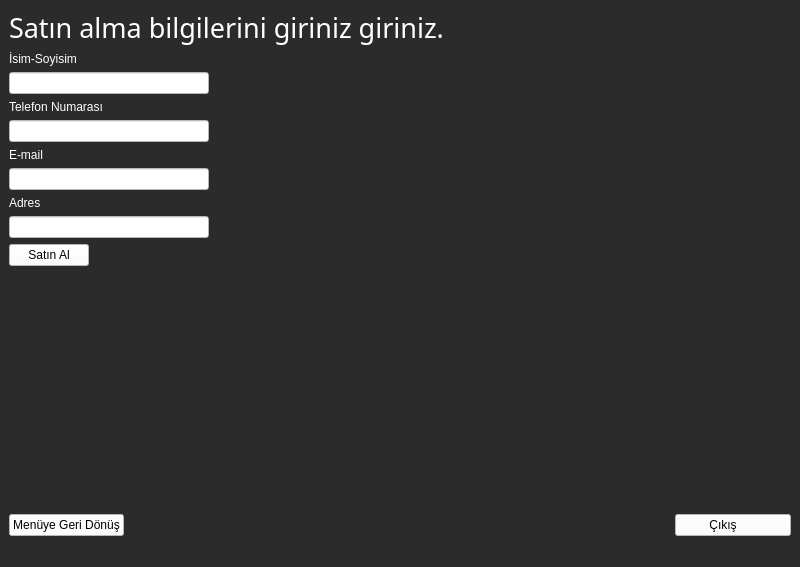
<?xml version="1.0" encoding="UTF-8"?>
<ui version="4.0">
 <class>pikapsatinalma</class>
 <widget class="QMainWindow" name="pikapsatinalma">
  <property name="geometry">
   <rect>
    <x>0</x>
    <y>0</y>
    <width>800</width>
    <height>567</height>
   </rect>
  </property>
  <property name="contextMenuPolicy">
   <enum>Qt::DefaultContextMenu</enum>
  </property>
  <property name="windowTitle">
   <string>Pikap Satın Alma</string>
  </property>
  <property name="styleSheet">
   <string notr="true">background-color: rgb(43, 43, 43);</string>
  </property>
  <widget class="QWidget" name="centralwidget">
   <layout class="QVBoxLayout" name="verticalLayout_3">
    <item>
     <widget class="QLabel" name="label_2">
      <property name="maximumSize">
       <size>
        <width>16777215</width>
        <height>80</height>
       </size>
      </property>
      <property name="font">
       <font>
        <family>Sans Serif Collection</family>
        <pointsize>20</pointsize>
       </font>
      </property>
      <property name="styleSheet">
       <string notr="true">color: rgb(255, 255, 255);</string>
      </property>
      <property name="text">
       <string>Satın alma bilgilerini giriniz giriniz.</string>
      </property>
     </widget>
    </item>
    <item>
     <layout class="QVBoxLayout" name="verticalLayout">
      <item>
       <widget class="QLabel" name="label_3">
        <property name="styleSheet">
         <string notr="true">color: rgb(255, 255, 255);
font: 10pt &quot;Sans Serif Collection&quot;;</string>
        </property>
        <property name="text">
         <string>İsim-Soyisim</string>
        </property>
       </widget>
      </item>
      <item>
       <widget class="QLineEdit" name="lnisim">
        <property name="maximumSize">
         <size>
          <width>200</width>
          <height>200</height>
         </size>
        </property>
        <property name="styleSheet">
         <string notr="true">background-color: rgb(255, 255, 255);</string>
        </property>
        <property name="inputMask">
         <string/>
        </property>
        <property name="clearButtonEnabled">
         <bool>true</bool>
        </property>
       </widget>
      </item>
      <item>
       <widget class="QLabel" name="label_4">
        <property name="styleSheet">
         <string notr="true">color: rgb(255, 255, 255);
font: 10pt &quot;Sans Serif Collection&quot;;</string>
        </property>
        <property name="text">
         <string>Telefon Numarası</string>
        </property>
       </widget>
      </item>
      <item>
       <widget class="QLineEdit" name="lntlfn">
        <property name="maximumSize">
         <size>
          <width>200</width>
          <height>200</height>
         </size>
        </property>
        <property name="styleSheet">
         <string notr="true">background-color: rgb(255, 255, 255);</string>
        </property>
        <property name="inputMask">
         <string/>
        </property>
        <property name="clearButtonEnabled">
         <bool>true</bool>
        </property>
       </widget>
      </item>
      <item>
       <widget class="QLabel" name="label_5">
        <property name="styleSheet">
         <string notr="true">color: rgb(255, 255, 255);
font: 10pt &quot;Sans Serif Collection&quot;;</string>
        </property>
        <property name="text">
         <string>E-mail</string>
        </property>
       </widget>
      </item>
      <item>
       <widget class="QLineEdit" name="lnmail">
        <property name="maximumSize">
         <size>
          <width>200</width>
          <height>200</height>
         </size>
        </property>
        <property name="styleSheet">
         <string notr="true">background-color: rgb(255, 255, 255);</string>
        </property>
        <property name="inputMask">
         <string/>
        </property>
        <property name="clearButtonEnabled">
         <bool>true</bool>
        </property>
       </widget>
      </item>
      <item>
       <layout class="QVBoxLayout" name="verticalLayout_2">
        <item>
         <widget class="QLabel" name="label_6">
          <property name="styleSheet">
           <string notr="true">color: rgb(255, 255, 255);
font: 10pt &quot;Sans Serif Collection&quot;;</string>
          </property>
          <property name="text">
           <string>Adres</string>
          </property>
         </widget>
        </item>
        <item>
         <widget class="QLineEdit" name="lnadres">
          <property name="maximumSize">
           <size>
            <width>200</width>
            <height>200</height>
           </size>
          </property>
          <property name="styleSheet">
           <string notr="true">background-color: rgb(255, 255, 255);</string>
          </property>
          <property name="inputMask">
           <string/>
          </property>
          <property name="clearButtonEnabled">
           <bool>true</bool>
          </property>
         </widget>
        </item>
       </layout>
      </item>
      <item>
       <layout class="QHBoxLayout" name="horizontalLayout_2">
        <item>
         <widget class="QPushButton" name="btnsatnal">
          <property name="maximumSize">
           <size>
            <width>16777215</width>
            <height>16777215</height>
           </size>
          </property>
          <property name="styleSheet">
           <string notr="true">background-color: rgb(255, 255, 255);
font: 8pt &quot;Sans Serif Collection&quot;;</string>
          </property>
          <property name="text">
           <string>Satın Al</string>
          </property>
         </widget>
        </item>
        <item>
         <spacer name="horizontalSpacer_2">
          <property name="orientation">
           <enum>Qt::Horizontal</enum>
          </property>
          <property name="sizeHint" stdset="0">
           <size>
            <width>40</width>
            <height>20</height>
           </size>
          </property>
         </spacer>
        </item>
       </layout>
      </item>
     </layout>
    </item>
    <item>
     <spacer name="horizontalSpacer_5">
      <property name="orientation">
       <enum>Qt::Horizontal</enum>
      </property>
      <property name="sizeHint" stdset="0">
       <size>
        <width>785</width>
        <height>20</height>
       </size>
      </property>
     </spacer>
    </item>
    <item>
     <spacer name="verticalSpacer">
      <property name="orientation">
       <enum>Qt::Vertical</enum>
      </property>
      <property name="sizeType">
       <enum>QSizePolicy::MinimumExpanding</enum>
      </property>
      <property name="sizeHint" stdset="0">
       <size>
        <width>20</width>
        <height>40</height>
       </size>
      </property>
     </spacer>
    </item>
    <item>
     <layout class="QHBoxLayout" name="horizontalLayout">
      <item>
       <widget class="QPushButton" name="btnmenuyedon">
        <property name="maximumSize">
         <size>
          <width>16777215</width>
          <height>16777215</height>
         </size>
        </property>
        <property name="styleSheet">
         <string notr="true">background-color: rgb(255, 255, 255);
font: 8pt &quot;Sans Serif Collection&quot;;</string>
        </property>
        <property name="text">
         <string>Menüye Geri Dönüş</string>
        </property>
        <property name="icon">
         <iconset>
          <normaloff>kedy.jpg</normaloff>kedy.jpg</iconset>
        </property>
        <property name="iconSize">
         <size>
          <width>40</width>
          <height>40</height>
         </size>
        </property>
       </widget>
      </item>
      <item>
       <spacer name="horizontalSpacer">
        <property name="orientation">
         <enum>Qt::Horizontal</enum>
        </property>
        <property name="sizeHint" stdset="0">
         <size>
          <width>40</width>
          <height>20</height>
         </size>
        </property>
       </spacer>
      </item>
      <item>
       <widget class="QPushButton" name="btnmenudon_2">
        <property name="maximumSize">
         <size>
          <width>16777215</width>
          <height>16777215</height>
         </size>
        </property>
        <property name="styleSheet">
         <string notr="true">background-color: rgb(255, 255, 255);
font: 8pt &quot;Sans Serif Collection&quot;;</string>
        </property>
        <property name="text">
         <string>         Çıkış               </string>
        </property>
        <property name="icon">
         <iconset>
          <normaloff>kedy.jpg</normaloff>kedy.jpg</iconset>
        </property>
        <property name="iconSize">
         <size>
          <width>40</width>
          <height>40</height>
         </size>
        </property>
       </widget>
      </item>
     </layout>
    </item>
   </layout>
  </widget>
  <widget class="QMenuBar" name="menubar">
   <property name="geometry">
    <rect>
     <x>0</x>
     <y>0</y>
     <width>800</width>
     <height>18</height>
    </rect>
   </property>
  </widget>
  <widget class="QStatusBar" name="statusbar"/>
 </widget>
 <resources/>
 <connections/>
</ui>
